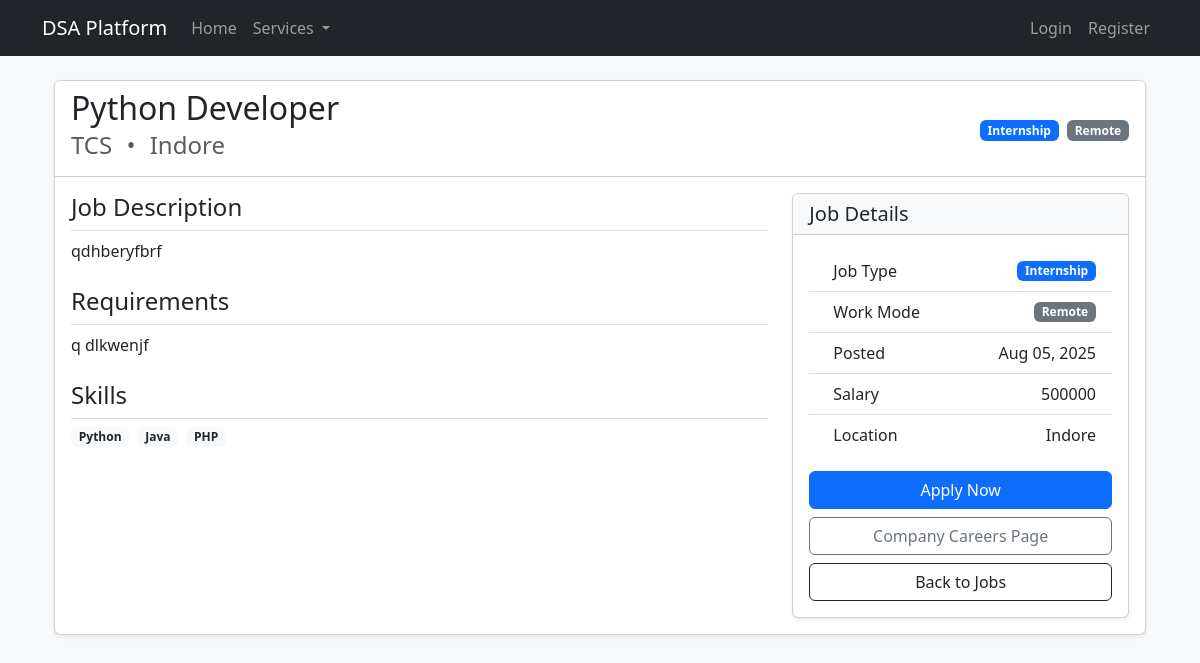
Page /jobs/1/ on the committed database.
### jobs/models.py (models this page shows, shortened)
class Job(models.Model):
    JOB_TYPES = [
        ('FT', 'Full-time'),
        ('PT', 'Part-time'),
        ('IN', 'Internship'),
        ('CN', 'Contract'),
    ]
    WORK_MODES = [
        ('R', 'Remote'),
        ('H', 'Hybrid'),
        ('O', 'On-site'),
    ]
    title = models.CharField(max_length=200)
    company = models.CharField(max_length=200)
    official_link = models.URLField()
    description = models.TextField()
    requirements = models.TextField()
    skills = models.CharField(max_length=300)
    location = models.CharField(max_length=100)
    salary = models.CharField(max_length=100, blank=True)
    job_type = models.CharField(max_length=2, choices=JOB_TYPES)
    work_mode = models.CharField(max_length=1, choices=WORK_MODES)
    posted_at = models.DateTimeField(auto_now_add=True)
    is_active = models.BooleanField(default=True)
    application_link = models.URLField()
    def get_skills_list(self):
        return [skill.strip() for skill in self.skills.split(',')]

### jobs/views.py (the view)
# urls.py: path('<int:pk>/', views.job_detail, name='job_detail'),
def job_detail(request, pk):
    job = Job.objects.get(pk=pk)
    return render(request, 'jobs/job_detail.html', {'job': job})

### jobs/templates/jobs/job_detail.html (shortened to what this page needs)
{% extends 'base.html' %}
{% block content %}
<div class="container mt-4">
    <div class="card shadow-sm">
        <div class="card-header bg-white">
            <div class="d-flex justify-content-between align-items-center">
                <div>
                    <h2 class="mb-1">{{ job.title }}</h2>
                    <h4 class="text-muted">
                         {{ job.company }}
                        <span class="mx-2">•</span>
                         {{ job.location }}
                    </h4>
                </div>
                <div>
                    <span class="badge bg-primary me-1">{{ job.get_job_type_display }}</span>
                    <span class="badge bg-secondary">{{ job.get_work_mode_display }}</span>
                </div>
            </div>
        </div>
        <div class="card-body">
            <div class="row">
                <div class="col-md-8">
                    <div class="mb-4">
                        <h4 class="border-bottom pb-2">
                             Job Description
                        </h4>
                        <div class="job-description">
                            {{ job.description|linebreaks }}
                        </div>
                    </div>
                    <div class="mb-4">
                        <h4 class="border-bottom pb-2">
                             Requirements
                        </h4>
                        <div class="job-requirements">
                            {{ job.requirements|linebreaks }}
                        </div>
                    </div>
                    <div class="mb-4">
                        <h4 class="border-bottom pb-2">
                             Skills
                        </h4>
                        <div class="d-flex flex-wrap gap-2">
                            {% for skill in job.get_skills_list %}
                            <span class="badge bg-light text-dark">{{ skill }}</span>
                            {% endfor %}
                        </div>
                    </div>
                </div>
                <div class="col-md-4">
                    <div class="card shadow-sm">
                        <div class="card-header bg-light">
                            <h5 class="mb-0">
                                 Job Details
                            </h5>
                        </div>
                        <div class="card-body">
                            <ul class="list-group list-group-flush mb-3">
                                <li class="list-group-item d-flex justify-content-between align-items-center">
                                    <span>Job Type</span>
                                    <span class="badge bg-primary">{{ job.get_job_type_display }}</span>
                                </li>
                                <li class="list-group-item d-flex justify-content-between align-items-center">
                                    <span>Work Mode</span>
                                    <span class="badge bg-secondary">{{ job.get_work_mode_display }}</span>
                                </li>
                                <li class="list-group-item d-flex justify-content-between align-items-center">
                                    <span>Posted</span>
                                    <span>{{ job.posted_at|date:"M d, Y" }}</span>
                                </li>
                                {% if job.salary %}
                                <li class="list-group-item d-flex justify-content-between align-items-center">
                                    <span>Salary</span>
                                    <span>{{ job.salary }}</span>
                                </li>
                                {% endif %}
                                <li class="list-group-item d-flex justify-content-between align-items-center">
                                    <span>Location</span>
                                    <span>{{ job.location }}</span>
                                </li>
                            </ul>
                            <div class="d-grid gap-2">
                                <a href="{{ job.application_link }}" class="btn btn-primary" target="_blank">
                                     Apply Now
                                </a>
                                <a href="{{ job.official_link }}" class="btn btn-outline-secondary" target="_blank">
                                     Company Careers Page
                                </a>
                                <a href="{% url 'job_list' %}" class="btn btn-outline-dark">
                                     Back to Jobs
                                </a>
                            </div>
                        </div>
                    </div>
                </div>
            </div>
        </div>
    </div>
</div>
{% endblock %}

### static/css/style.css (style rules this page uses)
body { background-color: #f8f9fa; }
.card { box-shadow: 0 2px 4px rgba(0,0,0,0.1); }

### rows in the picture
Job: title "Python Developer", company "TCS", location "Indore", job_type "Internship", work_mode "Remote", description "qdhberyfbrf", requirements "q dlkwenjf", posted_at "Aug 05, 2025", salary "500000"

### other values in the picture
{{ skill }} "Python" "Java" "PHP"
